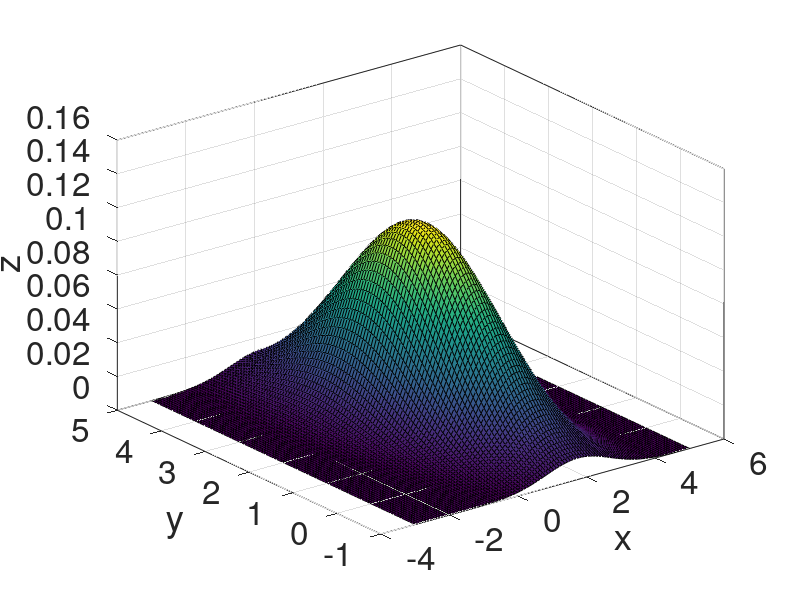
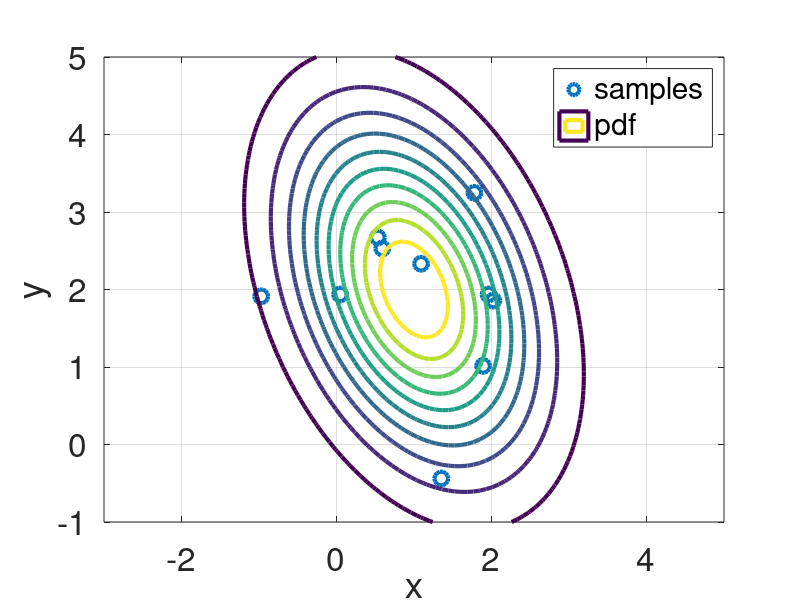
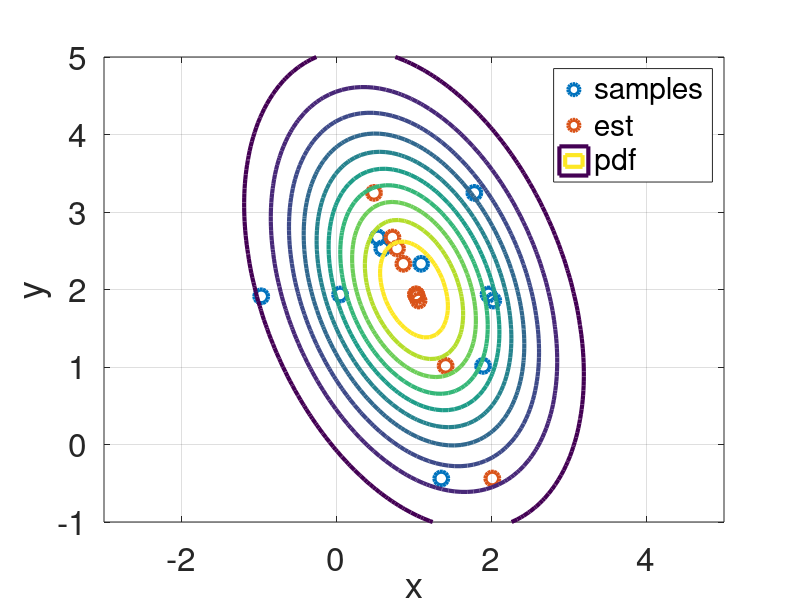
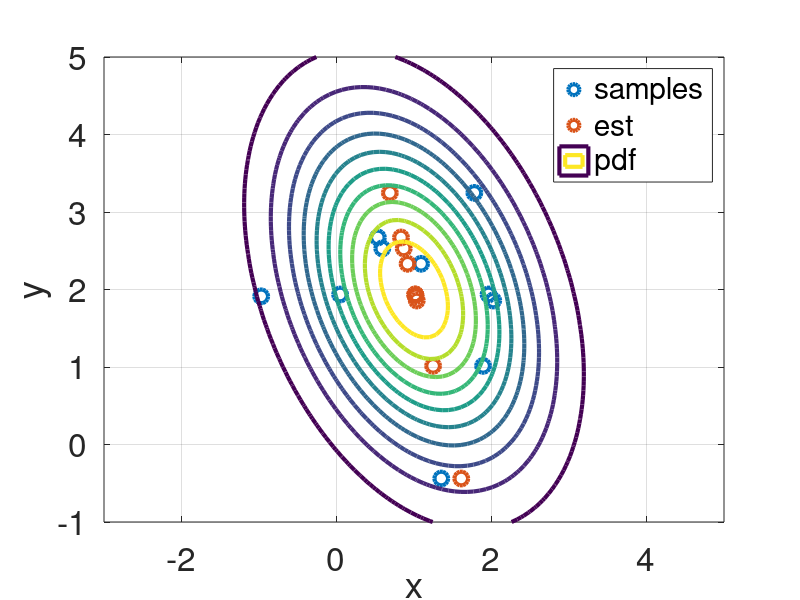

MATLAB code for these plots, in order: (Note: this script raises an error after producing the figures.)
clc
clear
close all

mu = [1, 2];
Sigma = [1, -0.5; -0.5, 2];

%% plot pdf
figure
[X, Y] = meshgrid(linspace(-3, 5, 100), linspace(-1, 5, 100));
p = mvnpdf([X(:), Y(:)], mu, Sigma);
Z = reshape(p, 100, 100);
surf(X, Y, Z);
grid on
box on
xlabel('x')
ylabel('y')
zlabel('z')
set(gca, 'FontSize', 24)

num_samples = 10;
% samples = mvnrnd(mu, Sigma, num_samples)
samples = [0.0467, 1.9357;
           1.0912, 2.3316;
           -0.9717, 1.9119;
           1.3518, -0.4389;
           1.7786, 3.2465;
           1.9620, 1.9360;
           0.5906, 2.5299;
           2.0221, 1.8578;
           1.8912, 1.0143;
           0.5334, 2.6714]
x = samples(:, 1);
y = samples(:, 2);
bar_x = mean(x);
bar_y = mean(y);

%% x,y
figure
hold on
plot(x, y, 'LineStyle', 'none', 'LineWidth', 3, 'Marker', 'o', 'MarkerSize', 10, 'DisplayName', 'samples')
contour(X, Y, Z, 'LineWidth', 3, 'DisplayName', 'pdf')
legend
axis equal
xlabel('x')
ylabel('y')
grid on
box on
set(gca, 'FontSize', 24)

%% 2
[V, D] = eig(Sigma);
hat_x_2 = V(1, 2) / V(2, 2) * (y - mu(2)) + mu(1);

figure
hold on
plot(x, y, 'LineStyle', 'none', 'LineWidth', 3, 'Marker', 'o', 'MarkerSize', 10, 'DisplayName', 'samples')
plot(hat_x_2, y, 'LineStyle', 'none', 'LineWidth', 3, 'Marker', 'o', 'MarkerSize', 10, 'DisplayName', 'est')
contour(X, Y, Z, 'LineWidth', 3, 'DisplayName', 'pdf')
legend
axis equal
xlabel('x')
ylabel('y')
grid on
box on
set(gca, 'FontSize', 24)

%% 3
% 条件付き確率分布のhatx
A0 = Sigma(1, 2) / Sigma(2, 2);
hat_x_3 = mu(1) + A0 * (y - mu(2));

figure
hold on
plot(x, y, 'LineStyle', 'none', 'LineWidth', 3, 'Marker', 'o', 'MarkerSize', 10, 'DisplayName', 'samples')
plot(hat_x_3, y, 'LineStyle', 'none', 'LineWidth', 3, 'Marker', 'o', 'MarkerSize', 10, 'DisplayName', 'est')
contour(X, Y, Z, 'LineWidth', 3, 'DisplayName', 'pdf')
legend
axis equal
xlabel('x')
ylabel('y')
grid on
box on
set(gca, 'FontSize', 24)

%% 4
E_e_2 = sum(x - hat_x_2) / num_samples
V_e_2 = sum((x - hat_x_2) .^ 2) / (num_samples - 1)

E_e_3 = sum(x - hat_x_3) / num_samples
V_e_3 = sum((x - hat_x_3) .^ 2) / (num_samples - 1)

figure
hold on
plot(x, 'LineStyle', 'none', 'LineWidth', 3, 'Marker', 'o', 'MarkerSize', 10, 'DisplayName', 'True')
plot(hat_x_2, 'LineStyle', 'none', 'LineWidth', 3, 'Marker', 'o', 'MarkerSize', 10, 'DisplayName', '(2)')
plot(hat_x_3, 'LineStyle', 'none', 'LineWidth', 3, 'Marker', 'o', 'MarkerSize', 10, 'DisplayName', '(3)')
yline(mu(1), 'LineWidth', 3, 'DisplayName', '\mu_x')
% xlim([0, 10])
lgd = legend('Location', 'southeast');
lgd.NumColumns = 2;
xlabel('$i$', 'Interpreter', 'latex')
ylabel('$x_i$', 'Interpreter', 'latex')
grid on
box on
set(gca, 'FontSize', 24)
